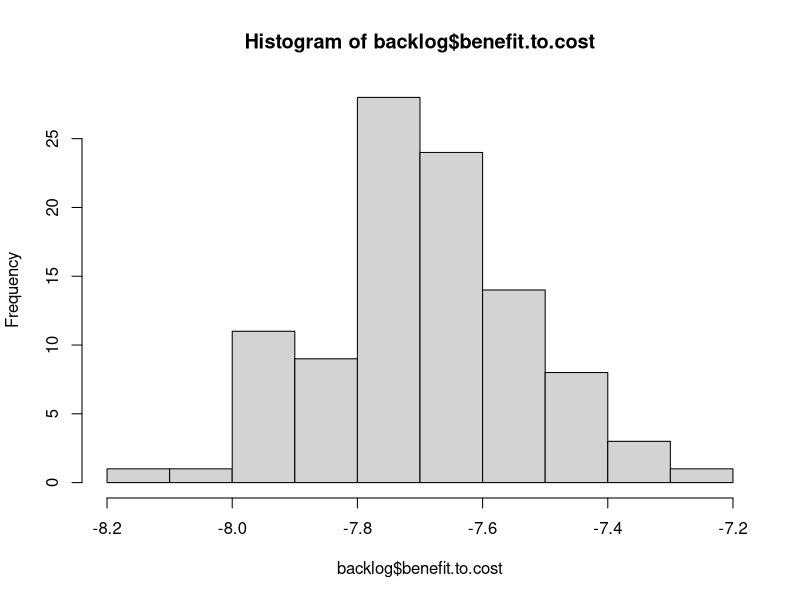
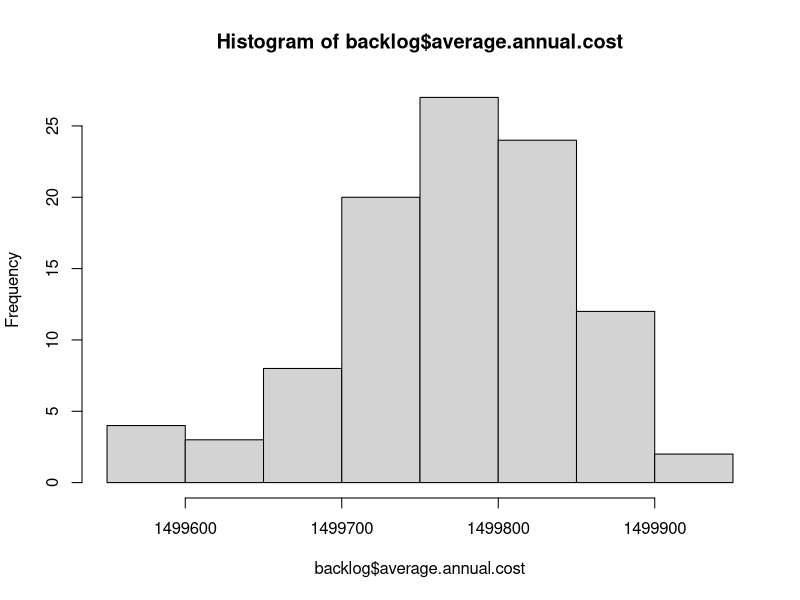
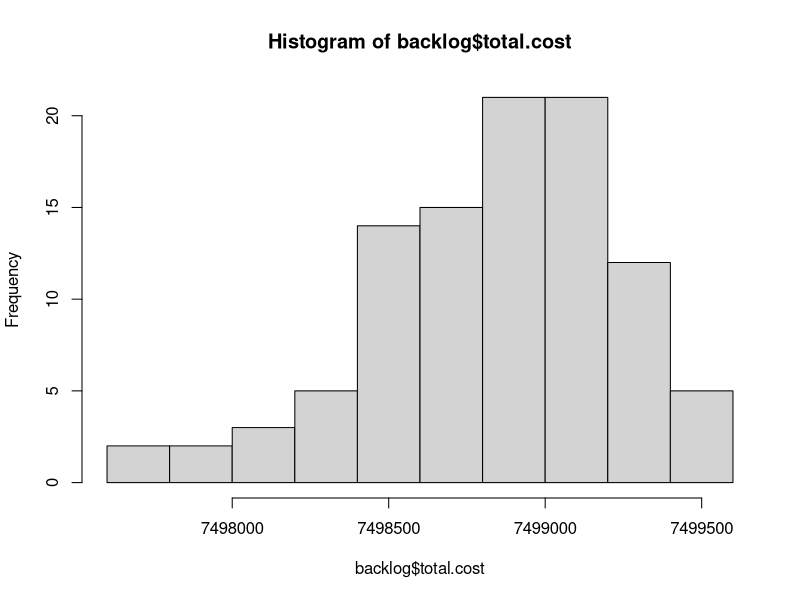
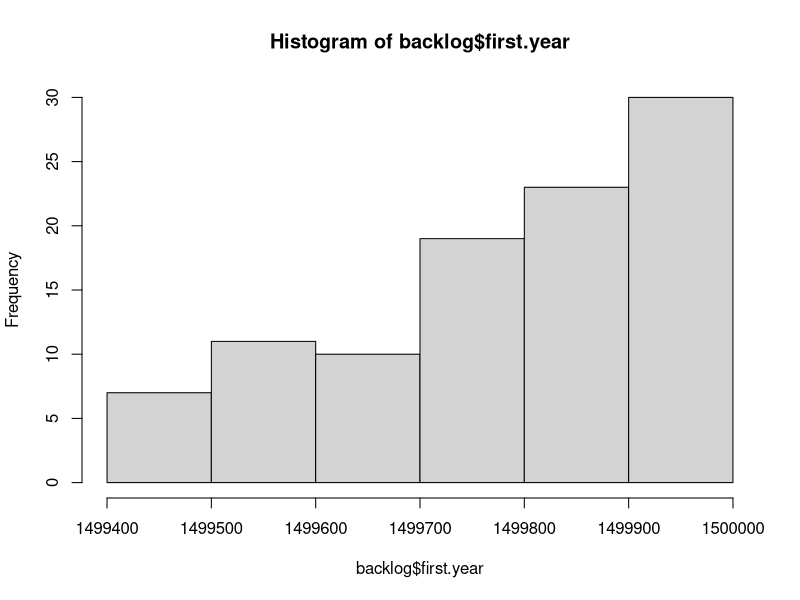

These figures' R source, in order:
# Read Me ####
# This code analyzes data from FST, the City's pavement consultant
# It models the cost and PCI degredation in order to optimize pavement decisions
# OCI value = PCI.  Note these scores are from November 2012.
# Created By Daniel Hadley

# Considerations: 
# 1. The knapsack approximates an optimal outcome, but needs to be inspected in cases where the 
# limit is low,E.g., http://oucsace.cs.ohiou.edu/~razvan/courses/cs4040/lecture16.pdf
# 2. The model glosses over differences in the deterioration of arterial vs residential for now
# These differences seemed small enough to gloss over for the sake of comparison
# 3. The model also glosses over differences in PCI reset of various treatment types.
# A full repavement would generally reset to PCI = 100, whereas this model by default resets 
# everthing to 95 (f(age+1)=PCI). Details: http://www.mylongview.com/modules/showdocument.aspx?documentid=631
# These differences also seemed trivial when comparing strategies
# For number three, it would be easy to finish the function f(PCI) = delta
# Then you would add a "Functional" argument to f(age) = PCI 

library("plyr")


# Import data ####
setwd("K:/Somerstat/Common/Data/2014 StreetStat/PCI_Code")
# setwd ("~/Documents/Git/PCI_Code") #at home
d <- read.csv("PCI.csv")


# Create new variables #### 
d$sq.ft <- d$PavementWi * d$Length # Sq. Feet
d$sq.yd <- d$sq.ft * 0.111111 # Sq. Yards
d$total.pci <- d$sq.yd * d$OCI # Sum PCI
d$ideal.pci <- d$sq.yd * 100 # Ideal sum PCI
d$delta.pci <- d$ideal.pci - d$total.pci #Difference
d$cost.per.sq.yd <- d$ExtendedCo / d$sq.yd # Cost per sq yard


# Here I model the age as a function of PCI based on the references below:
# It is an average of residential and arterial, but we can divide those later
# http://onlinepubs.trb.org/onlinepubs/conferences/2012/assetmgmt/presentations/Data-A-Ramirez-Flores-Chang-Albitres.pdf
# https://repository.tamu.edu/bitstream/handle/1969.1/ETD-TAMU-2009-05-317/DESHMUKH-THESIS.pdf?sequence=2
# http://www.mylongview.com/modules/showdocument.aspx?documentid=631
# PCI = 100 - (106/((ln(79/AGE))^(1/.48)))

d$est.years <- 79*(2.71828^(-9.37879/(100-d$OCI)^0.48))


###  Model the Pavement decisions over 20 years 


# Functions needed for the model: ####
# f(Age) = PCI, f(PCI) = AGE, f(Age, Pave, Old PCI) = New PCI 
# f(PCI) = AGE, f(PCI) = Cost, f(knapsack) = pave 

# f(Age) = PCI
# I can differentiate between residetnial and collector, but the difference is small
# See AnalyzePCI.R
PCIf <- function(AGE){ 
  PCI <- 100 - (106/((log(79/AGE))^(1/.48)))
  return(PCI)
}


# f(PCI) = Cost 
Costf <- function(OCI, Functional, sq.yd){ 
  Cost <- ifelse((OCI >= 68) & (OCI < 88), 1.8,
         ifelse((OCI >= 47) & (OCI < 68), 18.50,
                ifelse((OCI >= 25) & (OCI < 47) & (Functional == "RT - Residential Local"), 76.80,
                       ifelse((OCI >= 25) & (OCI < 47) & (Functional == "RE - Residential Dead End"), 76.80,
                              ifelse((OCI >= 25) & (OCI < 47) & (Functional == "CO - Collector" ), 91.10,
                                     ifelse((OCI >= 25) & (OCI < 47) & (Functional == "AR - Arterial"), 91.10,
                                            ifelse((OCI >= 0) & (OCI < 25) & (Functional == "RT - Residential Local"), 139.80,
                                                   ifelse((OCI >= 0) & (OCI < 25) & (Functional == "RE - Residential Dead End"), 139.80,
                                                          ifelse((OCI >= 0) & (OCI < 25) & (Functional == "CO - Collector"), 147.70,
                                                                 ifelse((OCI >= 0) & (OCI < 25) & (Functional == "AR - Arterial"), 162.10,
                                                                        ifelse(OCI >= 88, 0, 360)))))))))))
  return(Cost*sq.yd)
}


# f(PCI) = delta
# This takes the current PCI and calculates the difference between that and the PCI post treatment
# This is essentially the "value" in the knapsack algo
# It can be thought of as the backlog in PCI
Deltaf <- function(OldOCI, sq.yd){ 
   Delta <- ifelse((OldOCI >= 68) & (OldOCI < 88), ((OldOCI + 7) * sq.yd) - (OldOCI * sq.yd),
                   # why + 7: http//www.ci.san-ramon.ca.us/engr/pavement.html
                   ifelse((OldOCI >= 25) & (OldOCI < 68), (96 * sq.yd) - (OldOCI * sq.yd),
                          (100 * sq.yd) - (OldOCI * sq.yd)
                                 ))                      
  return(Delta)
}


# f(value, weight, limit ) = pave. This is the basic Pave function
# This is a greedy approximation to the Knapsack algorithm
knapsack <- function(value, weight, limit){
  benefit.to.cost <- value / weight #Create ratio
  df = data.frame(value, weight, benefit.to.cost) # turn it into a DF
  df$ID <- (1:nrow(df)) # add ID to resort later
  df <- df[with(df, order(-benefit.to.cost)), ] # Sort by benefit.to.cost
  rownames(df) <- NULL # Reset the row names for easier indexing
  df$total.weight <- ifelse(cumsum(df$weight) <= limit, cumsum(df$weight), 0) # Add first items that fit
  # I need to add a break here if nothing fits in the bag on the first pass
  for(i in 2:nrow(df)){ #Start in row 2 because some values have been added above
    df$total.weight[i] <- ifelse(df$weight[i] + df$total.weight[i-1] <= limit, # If adding won't go over limit
                                 df$weight[i] + df$total.weight[i-1], df$total.weight[i-1]) # If it will, keep Weight the same
  }
  df$add <- 0
  df$add[1] <- ifelse(df$total.weight[1] > 0, 1, 0)
  for(i in 2:nrow(df)){ #Start in row 2 
    df$add[i] <- ifelse(df$total.weight[i] > df$total.weight[i-1], 1, 0) # 1 if it has been added
  }
  df <- df[with(df, order(ID)), ] # Resort by ID
  rownames(df) <- NULL # Reset the row names for easier indexing
  return(df$add)
}


# f(Age, Pave, Old PCI) = New PCI
# I can differentiate between residetnial and collector, but the difference is small
# See AnalyzePCI.R
NewPCIf <- function(AGE, Pave, OldOCI){
  NewPCI <- ifelse((OldOCI >= 68) & (OldOCI < 88) & (Pave == 1), OldOCI + 7,
                   # why + 7: http//www.ci.san-ramon.ca.us/engr/pavement.html
                   ifelse((OldOCI >= 47) & (OldOCI < 68) & (Pave == 1), 96,
                          ifelse((OldOCI >= 25) & (OldOCI < 47) & (Pave == 1), 96, 
                                 # http://www.mylongview.com/modules/showdocument.aspx?documentid=631
                                 ifelse((OldOCI >= 0) & (OldOCI < 25) & (Pave == 1), 100,
                                        100 - (106/((log(79/AGE))^(1/.48)))
                                 ))))                      
  return(NewPCI)
}


# f(NewPCI) = New Age
Agef <- function(NewPCI){
  NewAge <- 79*(2.71828^(-9.37879/(100-NewPCI)^0.48))
  return(NewAge)
}


# Final model ####

d$Age <- Agef(d$OCI) # Estimated age in Nov 2012
  d$backlog <- Costf(d$OCI, d$Functional, d$sq.yd) # Backlog in Nov 2012
  d$Delta.a <- Deltaf(d$OCI, d$sq.yd) # Difference between old OCI and potential OCI
  d$Pave.a <- knapsack(d$Delta.a, d$backlog, 1500000) # Pave or not in spring 2013
  d$cost.a <- ifelse(d$Pave.a == 1, Costf(d$OCI, d$Functional, d$sq.yd),0) #The cost to pave the selected streets
  d$Age.Tmp <- (1 + d$Age) #Temporary to do the new PCI calculation
  d$PCI.a <-  NewPCIf(d$Age.Tmp, d$Pave.a, d$OCI)
  d$Age.a <- Agef(d$PCI.a) # The new "age" in Nov 2013. E.g., crack and seal streets are not brand new.
d$backlog.a <- Costf(d$PCI.a, d$Functional, d$sq.yd) #Backlog in Nov 2013
  d$Delta.b <- Deltaf(d$PCI.a, d$sq.yd)
  d$Pave.b <- knapsack(d$Delta.b, d$backlog.a, 1500000)
  d$cost.b <- ifelse(d$Pave.b == 1, Costf(d$PCI.a, d$Functional, d$sq.yd),0)
  d$Age.Tmp <- (1 + d$Age.a) 
  d$PCI.b <-  NewPCIf(d$Age.Tmp, d$Pave.b, d$PCI.a)
  d$Age.b <- Agef(d$PCI.b)
d$backlog.b <- Costf(d$PCI.b, d$Functional, d$sq.yd)
  d$Delta.c <- Deltaf(d$PCI.b, d$sq.yd)
  d$Pave.c <- knapsack(d$Delta.c, d$backlog.b, 1500000)
  d$cost.c <- ifelse(d$Pave.c == 1, Costf(d$PCI.b, d$Functional, d$sq.yd),0)
  d$Age.Tmp <- (1 + d$Age.b) 
  d$PCI.c <-  NewPCIf(d$Age.Tmp, d$Pave.c, d$PCI.b)
  d$Age.c <- Agef(d$PCI.c)
d$backlog.c <- Costf(d$PCI.c, d$Functional, d$sq.yd)
  d$Delta.d <- Deltaf(d$PCI.c, d$sq.yd)
  d$Pave.d <- knapsack(d$Delta.d, d$backlog.c, 1500000)
  d$cost.d <- ifelse(d$Pave.d == 1, Costf(d$PCI.c, d$Functional, d$sq.yd),0)
  d$Age.Tmp <- (1 + d$Age.c) 
  d$PCI.d <-  NewPCIf(d$Age.Tmp, d$Pave.d, d$PCI.c)
  d$Age.d <- Agef(d$PCI.d)
d$backlog.d <- Costf(d$PCI.d, d$Functional, d$sq.yd)
  d$Delta.e <- Deltaf(d$PCI.d, d$sq.yd)
  d$Pave.e <- knapsack(d$Delta.e, d$backlog.d, 1500000)
  d$cost.e <- ifelse(d$Pave.e == 1, Costf(d$PCI.d, d$Functional, d$sq.yd),0)
  d$Age.Tmp <- (1 + d$Age.d) 
  d$PCI.e <-  NewPCIf(d$Age.Tmp, d$Pave.e, d$PCI.d)
  d$Age.e <- Agef(d$PCI.e)
d$backlog.e <- Costf(d$PCI.e, d$Functional, d$sq.yd)


# Final model wrapped in a function ####

# f(n) = output
Modelf <- function(n){
  d$Age <- Agef(d$OCI) # Estimated age in Nov 2012
  d$backlog <- Costf(d$OCI, d$Functional, d$sq.yd) # Backlog in Nov 2012
  d$Delta.a <- Deltaf(d$OCI, d$sq.yd) # Difference between old OCI and potential OCI
  d$Pave.a <- knapsack(d$Delta.a, d$backlog, 1500000) # Pave or not in spring 2013
  d$cost.a <- ifelse(d$Pave.a == 1, Costf(d$OCI, d$Functional, d$sq.yd),0) #The cost to pave the selected streets
  d$Age.Tmp <- (1 + d$Age) #Temporary to do the new PCI calculation
  d$PCI.a <-  NewPCIf(d$Age.Tmp, d$Pave.a, d$OCI)
  d$Age.a <- Agef(d$PCI.a) # The new "age" in Nov 2013. E.g., crack and seal streets are not brand new.
  d$backlog.a <- Costf(d$PCI.a, d$Functional, d$sq.yd) #Backlog in Nov 2013
  d$Delta.b <- Deltaf(d$PCI.a, d$sq.yd)
  d$Pave.b <- knapsack(d$Delta.b, d$backlog.a, 1500000)
  d$cost.b <- ifelse(d$Pave.b == 1, Costf(d$PCI.a, d$Functional, d$sq.yd),0)
  d$Age.Tmp <- (1 + d$Age.a) 
  d$PCI.b <-  NewPCIf(d$Age.Tmp, d$Pave.b, d$PCI.a)
  d$Age.b <- Agef(d$PCI.b)
  d$backlog.b <- Costf(d$PCI.b, d$Functional, d$sq.yd)
  d$Delta.c <- Deltaf(d$PCI.b, d$sq.yd)
  d$Pave.c <- knapsack(d$Delta.c, d$backlog.b, 1500000)
  d$cost.c <- ifelse(d$Pave.c == 1, Costf(d$PCI.b, d$Functional, d$sq.yd),0)
  d$Age.Tmp <- (1 + d$Age.b) 
  d$PCI.c <-  NewPCIf(d$Age.Tmp, d$Pave.c, d$PCI.b)
  d$Age.c <- Agef(d$PCI.c)
  d$backlog.c <- Costf(d$PCI.c, d$Functional, d$sq.yd)
  d$Delta.d <- Deltaf(d$PCI.c, d$sq.yd)
  d$Pave.d <- knapsack(d$Delta.d, d$backlog.c, 1500000)
  d$cost.d <- ifelse(d$Pave.d == 1, Costf(d$PCI.c, d$Functional, d$sq.yd),0)
  d$Age.Tmp <- (1 + d$Age.c) 
  d$PCI.d <-  NewPCIf(d$Age.Tmp, d$Pave.d, d$PCI.c)
  d$Age.d <- Agef(d$PCI.d)
  d$backlog.d <- Costf(d$PCI.d, d$Functional, d$sq.yd)
  d$Delta.e <- Deltaf(d$PCI.d, d$sq.yd)
  d$Pave.e <- knapsack(d$Delta.e, d$backlog.d, 1500000)
  d$cost.e <- ifelse(d$Pave.e == 1, Costf(d$PCI.d, d$Functional, d$sq.yd),0)
  d$Age.Tmp <- (1 + d$Age.d) 
  d$PCI.e <-  NewPCIf(d$Age.Tmp, d$Pave.e, d$PCI.d)
  d$Age.e <- Agef(d$PCI.e)
  d$backlog.e <- Costf(d$PCI.e, d$Functional, d$sq.yd)
#   Now create the outputs
backlog <- sum(d$backlog.e)
backlog.reduction <- (sum(d$backlog)) - (sum(d$backlog.e))
total.cost <- sum(d$cost.a, d$cost.b, d$cost.c, d$cost.d, d$cost.e)
benefit.to.cost <- backlog.reduction / total.cost
average.annual.cost <- ((sum(d$cost.a)) + (sum(d$cost.b)) + (sum(d$cost.c)) + 
                          (sum(d$cost.d)) + (sum(d$cost.e))) / 5
first.year <- sum(d$cost.a)
output <- list(backlog, backlog.reduction, total.cost, benefit.to.cost, average.annual.cost, first.year)
return(output)
}

Modelf(1)


# Stochastic Model for comparison ####
# f(value, weight, limit ) = pave. 
# This is a greedy approximation to the Knapsack algorithm
knapsack <- function(value, weight, limit){
  benefit.to.cost <- sample(1:573, 573, replace=F) #Instead of real ratio, make it random
  df = data.frame(value, weight, benefit.to.cost) # turn it into a DF
  df$ID <- (1:nrow(df)) # add ID to resort later
  df <- df[with(df, order(-benefit.to.cost)), ] # Sort by benefit.to.cost
  rownames(df) <- NULL # Reset the row names for easier indexing
  df$total.weight <- ifelse(cumsum(df$weight) <= limit, cumsum(df$weight), 0) # Add first items that fit
  # I need to add a break here if nothing fits in the bag on the first pass
  for(i in 2:nrow(df)){ #Start in row 2 because some values have been added above
    df$total.weight[i] <- ifelse(df$weight[i] + df$total.weight[i-1] <= limit, # If adding won't go over limit
                                 df$weight[i] + df$total.weight[i-1], df$total.weight[i-1]) # If it will, keep Weight the same
  }
  df$add <- 0
  df$add[1] <- ifelse(df$total.weight[1] > 0, 1, 0)
  for(i in 2:nrow(df)){ #Start in row 2 
    df$add[i] <- ifelse(df$total.weight[i] > df$total.weight[i-1], 1, 0) # 1 if it has been added
  }
  df <- df[with(df, order(ID)), ] # Resort by ID
  rownames(df) <- NULL # Reset the row names for easier indexing
  return(df$add)
}


Modelf <- function(n){
  d$Age <- Agef(d$OCI) # Estimated age in Nov 2012
  d$backlog <- Costf(d$OCI, d$Functional, d$sq.yd) # Backlog in Nov 2012
  d$Delta.a <- Deltaf(d$OCI, d$sq.yd) # Difference between old OCI and potential OCI
  d$Pave.a <- knapsack(d$Delta.a, d$backlog, 1500000) # Pave or not in spring 2013
  d$cost.a <- ifelse(d$Pave.a == 1, Costf(d$OCI, d$Functional, d$sq.yd),0) #The cost to pave the selected streets
  d$Age.Tmp <- (1 + d$Age) #Temporary to do the new PCI calculation
  d$PCI.a <-  NewPCIf(d$Age.Tmp, d$Pave.a, d$OCI)
  d$Age.a <- Agef(d$PCI.a) # The new "age" in Nov 2013. E.g., crack and seal streets are not brand new.
  d$backlog.a <- Costf(d$PCI.a, d$Functional, d$sq.yd) #Backlog in Nov 2013
  d$Delta.b <- Deltaf(d$PCI.a, d$sq.yd)
  d$Pave.b <- knapsack(d$Delta.b, d$backlog.a, 1500000)
  d$cost.b <- ifelse(d$Pave.b == 1, Costf(d$PCI.a, d$Functional, d$sq.yd),0)
  d$Age.Tmp <- (1 + d$Age.a) 
  d$PCI.b <-  NewPCIf(d$Age.Tmp, d$Pave.b, d$PCI.a)
  d$Age.b <- Agef(d$PCI.b)
  d$backlog.b <- Costf(d$PCI.b, d$Functional, d$sq.yd)
  d$Delta.c <- Deltaf(d$PCI.b, d$sq.yd)
  d$Pave.c <- knapsack(d$Delta.c, d$backlog.b, 1500000)
  d$cost.c <- ifelse(d$Pave.c == 1, Costf(d$PCI.b, d$Functional, d$sq.yd),0)
  d$Age.Tmp <- (1 + d$Age.b) 
  d$PCI.c <-  NewPCIf(d$Age.Tmp, d$Pave.c, d$PCI.b)
  d$Age.c <- Agef(d$PCI.c)
  d$backlog.c <- Costf(d$PCI.c, d$Functional, d$sq.yd)
  d$Delta.d <- Deltaf(d$PCI.c, d$sq.yd)
  d$Pave.d <- knapsack(d$Delta.d, d$backlog.c, 1500000)
  d$cost.d <- ifelse(d$Pave.d == 1, Costf(d$PCI.c, d$Functional, d$sq.yd),0)
  d$Age.Tmp <- (1 + d$Age.c) 
  d$PCI.d <-  NewPCIf(d$Age.Tmp, d$Pave.d, d$PCI.c)
  d$Age.d <- Agef(d$PCI.d)
  d$backlog.d <- Costf(d$PCI.d, d$Functional, d$sq.yd)
  d$Delta.e <- Deltaf(d$PCI.d, d$sq.yd)
  d$Pave.e <- knapsack(d$Delta.e, d$backlog.d, 1500000)
  d$cost.e <- ifelse(d$Pave.e == 1, Costf(d$PCI.d, d$Functional, d$sq.yd),0)
  d$Age.Tmp <- (1 + d$Age.d) 
  d$PCI.e <-  NewPCIf(d$Age.Tmp, d$Pave.e, d$PCI.d)
  d$Age.e <- Agef(d$PCI.e)
  d$backlog.e <- Costf(d$PCI.e, d$Functional, d$sq.yd)
  #   Now create the outputs
  backlog <- sum(d$backlog.e)
  backlog.reduction <- (sum(d$backlog)) - (sum(d$backlog.e))
  total.cost <- sum(d$cost.a, d$cost.b, d$cost.c, d$cost.d, d$cost.e)
  benefit.to.cost <- backlog.reduction / total.cost
  average.annual.cost <- ((sum(d$cost.a)) + (sum(d$cost.b)) + (sum(d$cost.c)) + 
                            (sum(d$cost.d)) + (sum(d$cost.e))) / 5
  first.year <- sum(d$cost.a)
  output <- list(backlog, backlog.reduction, total.cost, benefit.to.cost, average.annual.cost, first.year)
  return(output)
}

Modelf(1)

# Now run the function X number of times
# http://stats.stackexchange.com/questions/7999/how-to-efficiently-repeat-a-function-on-a-data-set-in-r
library("plyr")
l <- alply(cbind(rep(100,100),rep(20,10)),1,Modelf)
backlog <- data.frame(matrix(unlist(l), nrow=100, byrow=T))
colnames(backlog) <- c("backlog", "backlog.reduction", "total.cost", "benefit.to.cost", 
                       "average.annual.cost", "first.year")

hist(backlog$benefit.to.cost)
hist(backlog$average.annual.cost)
hist(backlog$total.cost)
hist(backlog$first.year)


# Final model for comparison to consultant: cap = $1.5m + worst streets ####
# Backlog after 5 years for consultant spending $4.5 m is $81,115,018 m.

# f(n) = output
Modelf <- function(n){
  d$Age <- Agef(d$OCI) # Estimated age in Nov 2012
  d$backlog <- Costf(d$OCI, d$Functional, d$sq.yd) # Backlog in Nov 2012
  d$Delta.a <- Deltaf(d$OCI, d$sq.yd) # Difference between old OCI and potential OCI
  d$Pave.a <- knapsack(d$Delta.a, d$backlog, 1500000) # Pave or not in spring 2013
  d$Pave.a <- ifelse(d$OCI < 10, 1, d$Pave.a) # Pave the worst streets
  d$cost.a <- ifelse(d$Pave.a == 1, Costf(d$OCI, d$Functional, d$sq.yd),0) #The cost to pave the selected streets
  d$Age.Tmp <- (1 + d$Age) #Temporary to do the new PCI calculation
  d$PCI.a <-  NewPCIf(d$Age.Tmp, d$Pave.a, d$OCI)
  d$Age.a <- Agef(d$PCI.a) # The new "age" in Nov 2013. E.g., crack and seal streets are not brand new.
  d$backlog.a <- Costf(d$PCI.a, d$Functional, d$sq.yd) #Backlog in Nov 2013
  d$Delta.b <- Deltaf(d$PCI.a, d$sq.yd)
  d$Pave.b <- knapsack(d$Delta.b, d$backlog.a, 1500000)
  d$Pave.b <- ifelse(d$PCI.a < 10, 1, d$Pave.b) 
  d$cost.b <- ifelse(d$Pave.b == 1, Costf(d$PCI.a, d$Functional, d$sq.yd),0)
  d$Age.Tmp <- (1 + d$Age.a) 
  d$PCI.b <-  NewPCIf(d$Age.Tmp, d$Pave.b, d$PCI.a)
  d$Age.b <- Agef(d$PCI.b)
  d$backlog.b <- Costf(d$PCI.b, d$Functional, d$sq.yd)
  d$Delta.c <- Deltaf(d$PCI.b, d$sq.yd)
  d$Pave.c <- knapsack(d$Delta.c, d$backlog.b, 1500000)
  d$Pave.c <- ifelse(d$PCI.b < 10, 1, d$Pave.c)
  d$cost.c <- ifelse(d$Pave.c == 1, Costf(d$PCI.b, d$Functional, d$sq.yd),0)
  d$Age.Tmp <- (1 + d$Age.b) 
  d$PCI.c <-  NewPCIf(d$Age.Tmp, d$Pave.c, d$PCI.b)
  d$Age.c <- Agef(d$PCI.c)
  d$backlog.c <- Costf(d$PCI.c, d$Functional, d$sq.yd)
  d$Delta.d <- Deltaf(d$PCI.c, d$sq.yd)
  d$Pave.d <- knapsack(d$Delta.d, d$backlog.c, 1500000)
  d$Pave.d <- ifelse(d$PCI.c < 10, 1, d$Pave.d)
  d$cost.d <- ifelse(d$Pave.d == 1, Costf(d$PCI.c, d$Functional, d$sq.yd),0)
  d$Age.Tmp <- (1 + d$Age.c) 
  d$PCI.d <-  NewPCIf(d$Age.Tmp, d$Pave.d, d$PCI.c)
  d$Age.d <- Agef(d$PCI.d)
  d$backlog.d <- Costf(d$PCI.d, d$Functional, d$sq.yd)
  d$Delta.e <- Deltaf(d$PCI.d, d$sq.yd)
  d$Pave.e <- knapsack(d$Delta.e, d$backlog.d, 1500000)
  d$Pave.e <- ifelse(d$PCI.d < 10, 1, d$Pave.e)
  d$cost.e <- ifelse(d$Pave.e == 1, Costf(d$PCI.d, d$Functional, d$sq.yd),0)
  d$Age.Tmp <- (1 + d$Age.d) 
  d$PCI.e <-  NewPCIf(d$Age.Tmp, d$Pave.e, d$PCI.d)
  d$Age.e <- Agef(d$PCI.e)
  d$backlog.e <- Costf(d$PCI.e, d$Functional, d$sq.yd)
  #   Now create the outputs
  backlog <- sum(d$backlog.e)
  backlog.reduction <- (sum(d$backlog)) - (sum(d$backlog.e))
  total.cost <- sum(d$cost.a, d$cost.b, d$cost.c, d$cost.d, d$cost.e)
  benefit.to.cost <- backlog.reduction / total.cost
  average.annual.cost <- ((sum(d$cost.a)) + (sum(d$cost.b)) + (sum(d$cost.c)) + 
                            (sum(d$cost.d)) + (sum(d$cost.e))) / 5
  first.year <- sum(d$cost.a)
  output <- list(backlog, backlog.reduction, total.cost, benefit.to.cost, average.annual.cost, first.year)
  return(output)
}

Modelf(1)


# Here are the Streets that DPW did in 2013 ####
Modelf <- function(n){
d$OCI.Model <- PCIf(d$est.years) # Use the model instead of the empirical OCI
d$backlog <- Costf(d$OCI.Model, d$Functional, d$sq.yd) # when summed, this gives you your backlog
## The following list is missing the private ways and the part of Shore they did. Was it all Shore?
d$Pave.a <- ifelse(d$STREETNAME %in% c('ALBION ST' , 'ALBION TERR', 'BELMONT SQ', 'HAMMOND ST',
                                       'MORGAN ST', 'WHEELER ST', 'WYATT ST', 'YORKTOWN ST'), 1, 0)
d$cost.a <- ifelse(d$Pave.a == 1, Costf(d$OCI.Model, d$Functional, d$sq.yd),0) #The cost to pave the selected streets
d$Age.a <- ifelse(d$Pave.a == 1, 3, 1 + d$est.years) #Age in year n
d$OCI.a <- PCIf(d$Age.a) # OCI year n  
d$backlog.a <- ifelse(d$Pave.a == 0, Costf(d$OCI.Model, d$Functional, d$sq.yd),0) #Backlog after year n
d$Pave.b <- knapsack((d$sq.yd * 100 - d$sq.yd * d$OCI.a), d$backlog.a, 250000) # Decision to pave
d$Pave.b <- ifelse(d$OCI.a < 4, 1, d$Pave.b) # Pave the worst street
d$cost.b <- ifelse(d$Pave.b == 1, Costf(d$OCI.Model, d$Functional, d$sq.yd),0) #The cost to pave the selected streets
d$Age.b <- ifelse(d$Pave.b == 1, 3, 1 + d$Age.a) #Age in year n
d$OCI.b <- PCIf(d$Age.b) # OCI year n  
d$backlog.b <- ifelse(d$Pave.b == 0, Costf(d$OCI.a,d$Functional, d$sq.yd),0) #Backlog after year n
d$Pave.c <- knapsack((d$sq.yd*100 - d$sq.yd*d$OCI.b),d$backlog.b, 250000) # Decision to pave
d$Pave.c <- ifelse(d$OCI.b < 3, 1, d$Pave.c) # Pave the worst street
d$cost.c <- ifelse(d$Pave.c == 1, Costf(d$OCI.a,d$Functional, d$sq.yd),0) #The cost to pave the selected streets
d$Age.c <- ifelse(d$Pave.c == 1, 3, 1 + d$Age.b) #Age in year n
d$OCI.c <- PCIf(d$Age.c) # OCI year n  
d$backlog.c <- ifelse(d$Pave.c == 0, Costf(d$OCI.b, d$Functional, d$sq.yd),0) #Backlog after year n
d$Pave.d <- knapsack(((d$sq.yd * 100) - (d$sq.yd * d$OCI.c)), d$backlog.c, 250000) # Decision to pave
d$Pave.d <- ifelse(d$OCI.c < 2, 1, d$Pave.d) # Pave the worst street
d$cost.d <- ifelse(d$Pave.d == 1, Costf(d$OCI.b, d$Functional, d$sq.yd),0) #The cost to pave the selected streets
d$Age.d <- ifelse(d$Pave.d == 1, 3, 1 + d$Age.c) #Age in year n
d$OCI.d <- PCIf(d$Age.d) # OCI year n  
d$backlog.d <- ifelse(d$Pave.d == 0, Costf(d$OCI.c, d$Functional, d$sq.yd),0) #Backlog after year n
d$Pave.e <- knapsack(((d$sq.yd * 100) - (d$sq.yd * d$OCI.d)), d$backlog.d, 250000) # Decision to pave
d$Pave.e <- ifelse(d$OCI.d < 1, 1, d$Pave.e) # Pave the worst street
d$cost.e <- ifelse(d$Pave.e == 1, Costf(d$OCI.c, d$Functional, d$sq.yd),0) #The cost to pave the selected streets
d$Age.e <- ifelse(d$Pave.e == 1, 3, 1 + d$Age.d) #Age in year n
d$OCI.e <- PCIf(d$Age.e) # OCI year n  
d$backlog.e <- ifelse(d$Pave.e == 0, Costf(d$OCI.c,d$Functional, d$sq.yd),0) #Backlog after year n
#   Now create the outputs
backlog <- sum(d$backlog.e)
backlog.reduction <- (sum(d$backlog)) - (sum(d$backlog.e))
total.cost <- sum(d$cost.a, d$cost.b, d$cost.c, d$cost.d, d$cost.e)
benefit.to.cost <- backlog.reduction / total.cost
average.annual.cost <- ((sum(d$cost.a)) + (sum(d$cost.b)) + (sum(d$cost.c)) + 
                          (sum(d$cost.d)) + (sum(d$cost.e))) / 5
first.year <- sum(d$cost.a)
averagePCI <- mean(d$OCI.e)
output <- list(backlog, backlog.reduction, total.cost, benefit.to.cost, average.annual.cost, 
               first.year, averagePCI)
return(output)
}

Modelf(1)
